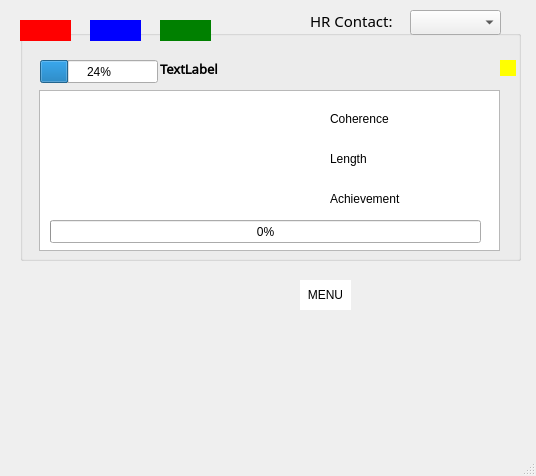
<?xml version="1.0" encoding="UTF-8"?>
<ui version="4.0">
 <class>MainWindow</class>
 <widget class="QMainWindow" name="MainWindow">
  <property name="geometry">
   <rect>
    <x>0</x>
    <y>0</y>
    <width>536</width>
    <height>476</height>
   </rect>
  </property>
  <property name="windowTitle">
   <string>MainWindow</string>
  </property>
  <widget class="QWidget" name="centralwidget">
   <widget class="QGraphicsView" name="red">
    <property name="geometry">
     <rect>
      <x>20</x>
      <y>20</y>
      <width>51</width>
      <height>21</height>
     </rect>
    </property>
    <property name="styleSheet">
     <string notr="true">background-color: red;
border: none;</string>
    </property>
   </widget>
   <widget class="QGraphicsView" name="blue">
    <property name="geometry">
     <rect>
      <x>90</x>
      <y>20</y>
      <width>51</width>
      <height>21</height>
     </rect>
    </property>
    <property name="styleSheet">
     <string notr="true">background-color: blue;
border: none;</string>
    </property>
   </widget>
   <widget class="QGraphicsView" name="green">
    <property name="geometry">
     <rect>
      <x>160</x>
      <y>20</y>
      <width>51</width>
      <height>21</height>
     </rect>
    </property>
    <property name="styleSheet">
     <string notr="true">background-color: green;
border: none;</string>
    </property>
   </widget>
   <widget class="QPushButton" name="menuButton">
    <property name="geometry">
     <rect>
      <x>300</x>
      <y>280</y>
      <width>51</width>
      <height>30</height>
     </rect>
    </property>
    <property name="styleSheet">
     <string notr="true">color: black;
background-color: #fff;
border: none;</string>
    </property>
    <property name="text">
     <string>MENU</string>
    </property>
   </widget>
   <widget class="QPushButton" name="returnB">
    <property name="geometry">
     <rect>
      <x>170</x>
      <y>280</y>
      <width>51</width>
      <height>30</height>
     </rect>
    </property>
    <property name="styleSheet">
     <string notr="true">border: none;</string>
    </property>
    <property name="text">
     <string/>
    </property>
   </widget>
   <widget class="QPushButton" name="up">
    <property name="geometry">
     <rect>
      <x>240</x>
      <y>330</y>
      <width>51</width>
      <height>30</height>
     </rect>
    </property>
    <property name="styleSheet">
     <string notr="true">border: none;</string>
    </property>
    <property name="text">
     <string/>
    </property>
   </widget>
   <widget class="QPushButton" name="down">
    <property name="geometry">
     <rect>
      <x>240</x>
      <y>420</y>
      <width>51</width>
      <height>30</height>
     </rect>
    </property>
    <property name="styleSheet">
     <string notr="true">border: none;</string>
    </property>
    <property name="text">
     <string/>
    </property>
   </widget>
   <widget class="QPushButton" name="left">
    <property name="geometry">
     <rect>
      <x>180</x>
      <y>370</y>
      <width>51</width>
      <height>30</height>
     </rect>
    </property>
    <property name="styleSheet">
     <string notr="true">border: none;</string>
    </property>
    <property name="text">
     <string/>
    </property>
   </widget>
   <widget class="QPushButton" name="right">
    <property name="geometry">
     <rect>
      <x>300</x>
      <y>370</y>
      <width>51</width>
      <height>30</height>
     </rect>
    </property>
    <property name="styleSheet">
     <string notr="true">border: none;</string>
    </property>
    <property name="text">
     <string/>
    </property>
   </widget>
   <widget class="QPushButton" name="selector">
    <property name="enabled">
     <bool>true</bool>
    </property>
    <property name="geometry">
     <rect>
      <x>240</x>
      <y>370</y>
      <width>51</width>
      <height>36</height>
     </rect>
    </property>
    <property name="styleSheet">
     <string notr="true">border: none;</string>
    </property>
    <property name="text">
     <string/>
    </property>
   </widget>
   <widget class="QPushButton" name="power">
    <property name="geometry">
     <rect>
      <x>420</x>
      <y>270</y>
      <width>51</width>
      <height>30</height>
     </rect>
    </property>
    <property name="styleSheet">
     <string notr="true">border: none;</string>
    </property>
    <property name="text">
     <string/>
    </property>
   </widget>
   <widget class="QGroupBox" name="screen">
    <property name="geometry">
     <rect>
      <x>20</x>
      <y>30</y>
      <width>501</width>
      <height>231</height>
     </rect>
    </property>
    <property name="title">
     <string/>
    </property>
    <property name="alignment">
     <set>Qt::AlignLeading|Qt::AlignLeft|Qt::AlignTop</set>
    </property>
    <property name="flat">
     <bool>true</bool>
    </property>
    <widget class="QLabel" name="menuLabel">
     <property name="geometry">
      <rect>
       <x>140</x>
       <y>30</y>
       <width>300</width>
       <height>17</height>
      </rect>
     </property>
     <property name="font">
      <font>
       <family>Noto Sans Mro</family>
       <pointsize>10</pointsize>
       <weight>75</weight>
       <bold>true</bold>
      </font>
     </property>
     <property name="text">
      <string>TextLabel</string>
     </property>
    </widget>
    <widget class="QListWidget" name="menu">
     <property name="geometry">
      <rect>
       <x>19</x>
       <y>60</y>
       <width>461</width>
       <height>161</height>
      </rect>
     </property>
    </widget>
    <widget class="QPushButton" name="heart">
     <property name="geometry">
      <rect>
       <x>430</x>
       <y>30</y>
       <width>51</width>
       <height>25</height>
      </rect>
     </property>
     <property name="styleSheet">
      <string notr="true">border: none;</string>
     </property>
     <property name="text">
      <string/>
     </property>
    </widget>
    <widget class="QLabel" name="achievementLabel">
     <property name="geometry">
      <rect>
       <x>310</x>
       <y>160</y>
       <width>81</width>
       <height>17</height>
      </rect>
     </property>
     <property name="text">
      <string>Achievement</string>
     </property>
    </widget>
    <widget class="QCustomPlot" name="plot" native="true">
     <property name="geometry">
      <rect>
       <x>30</x>
       <y>70</y>
       <width>271</width>
       <height>111</height>
      </rect>
     </property>
    </widget>
    <widget class="QLabel" name="coherenceLabel">
     <property name="geometry">
      <rect>
       <x>310</x>
       <y>80</y>
       <width>61</width>
       <height>17</height>
      </rect>
     </property>
     <property name="text">
      <string>Coherence</string>
     </property>
    </widget>
    <widget class="QLabel" name="lengthLabel">
     <property name="geometry">
      <rect>
       <x>310</x>
       <y>120</y>
       <width>54</width>
       <height>17</height>
      </rect>
     </property>
     <property name="text">
      <string>Length</string>
     </property>
    </widget>
    <widget class="QLabel" name="length">
     <property name="geometry">
      <rect>
       <x>400</x>
       <y>120</y>
       <width>54</width>
       <height>17</height>
      </rect>
     </property>
     <property name="text">
      <string/>
     </property>
    </widget>
    <widget class="QLabel" name="coherence">
     <property name="geometry">
      <rect>
       <x>400</x>
       <y>80</y>
       <width>54</width>
       <height>17</height>
      </rect>
     </property>
     <property name="text">
      <string/>
     </property>
    </widget>
    <widget class="QLabel" name="achievement">
     <property name="geometry">
      <rect>
       <x>400</x>
       <y>160</y>
       <width>54</width>
       <height>17</height>
      </rect>
     </property>
     <property name="text">
      <string/>
     </property>
    </widget>
    <widget class="QProgressBar" name="batteryBar">
     <property name="geometry">
      <rect>
       <x>20</x>
       <y>30</y>
       <width>118</width>
       <height>23</height>
      </rect>
     </property>
     <property name="styleSheet">
      <string notr="true"/>
     </property>
     <property name="value">
      <number>24</number>
     </property>
    </widget>
    <widget class="QProgressBar" name="breathPacer">
     <property name="geometry">
      <rect>
       <x>30</x>
       <y>190</y>
       <width>431</width>
       <height>23</height>
      </rect>
     </property>
     <property name="styleSheet">
      <string notr="true"/>
     </property>
     <property name="value">
      <number>0</number>
     </property>
    </widget>
    <widget class="QGraphicsView" name="beep">
     <property name="geometry">
      <rect>
       <x>480</x>
       <y>30</y>
       <width>16</width>
       <height>16</height>
      </rect>
     </property>
     <property name="styleSheet">
      <string notr="true">background-color: yellow;
border: none;</string>
     </property>
    </widget>
   </widget>
   <widget class="QLabel" name="hrContactLabel">
    <property name="geometry">
     <rect>
      <x>310</x>
      <y>10</y>
      <width>301</width>
      <height>21</height>
     </rect>
    </property>
    <property name="font">
     <font>
      <family>Noto Sans Multani</family>
      <pointsize>11</pointsize>
      <weight>50</weight>
      <bold>false</bold>
     </font>
    </property>
    <property name="text">
     <string>HR Contact:</string>
    </property>
   </widget>
   <widget class="QComboBox" name="hrContact">
    <property name="geometry">
     <rect>
      <x>410</x>
      <y>10</y>
      <width>91</width>
      <height>25</height>
     </rect>
    </property>
   </widget>
   <widget class="QPushButton" name="charge">
    <property name="geometry">
     <rect>
      <x>50</x>
      <y>270</y>
      <width>61</width>
      <height>31</height>
     </rect>
    </property>
    <property name="styleSheet">
     <string notr="true">border: none;</string>
    </property>
    <property name="text">
     <string/>
    </property>
   </widget>
   <zorder>screen</zorder>
   <zorder>red</zorder>
   <zorder>blue</zorder>
   <zorder>green</zorder>
   <zorder>menuButton</zorder>
   <zorder>returnB</zorder>
   <zorder>up</zorder>
   <zorder>down</zorder>
   <zorder>left</zorder>
   <zorder>right</zorder>
   <zorder>selector</zorder>
   <zorder>power</zorder>
   <zorder>hrContactLabel</zorder>
   <zorder>hrContact</zorder>
   <zorder>charge</zorder>
  </widget>
  <widget class="QMenuBar" name="menubar">
   <property name="geometry">
    <rect>
     <x>0</x>
     <y>0</y>
     <width>536</width>
     <height>22</height>
    </rect>
   </property>
  </widget>
  <widget class="QStatusBar" name="statusbar"/>
 </widget>
 <customwidgets>
  <customwidget>
   <class>QCustomPlot</class>
   <extends>QWidget</extends>
   <header>qcustomplot.h</header>
   <container>1</container>
  </customwidget>
 </customwidgets>
 <resources/>
 <connections/>
</ui>
